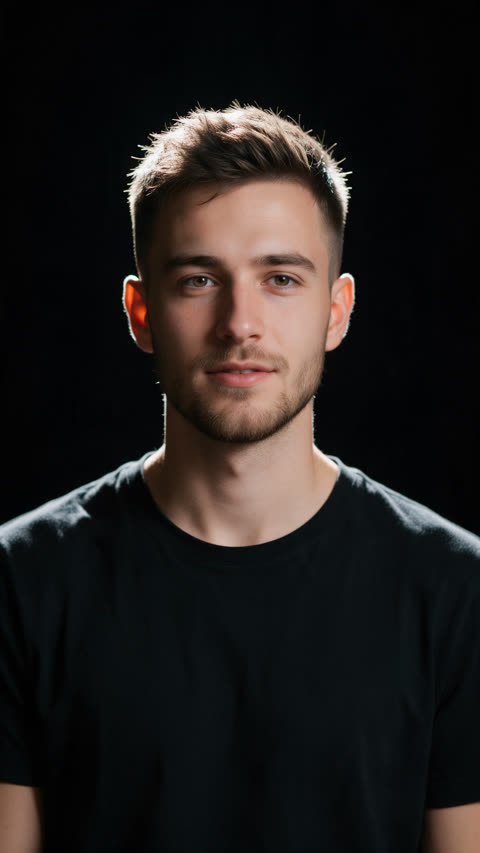
#> input picture gallery/step0_photo.jpg, 480 x 853 px
$ python image2lines.py ../gallery/step0_photo.jpg out.png
#> lines starting #> are read from the running program, lines starting #| are printed output that depends on the picture; after the words box and inside, x2 and y2 are one past the last pixel; in counts of white or black regions, pixels touching at a corner belong together
#!/usr/bin/env python3
"""Any photo (object, product, logo shot, building, hand, pet …) → flowing light lines + particles, no image model needed.

python3 scripts/image2lines.py <photo> <out_dir> [--mask auto|alpha|none] [--edges 0.6] [--dmin 3] [--dmax 10] [--dots 7000]

Portraits get the best result through the v1 path (image model → line art → flowlines.py). Objects and products do not
need it: their shape lives in edges and light. So this script builds its own "drawing" from the photo — edge strength
(where the form turns) mixed with luminance (where the light sits) — then traces it with the same evenly spaced
streamlines as flowlines.py: lines follow the edges and the shading, close together in light, sparse in shadow.
The subject is cut out first (PNG alpha, or the colour that differs from the border), so the background stays empty.
Output: meta.json, lines.bin, lines_idx.bin, dots.bin — the same format the studio and render.mjs read.
"""
import argparse, json, os
import numpy as np
from PIL import Image
from scipy.ndimage import gaussian_filter, maximum_filter, binary_fill_holes, binary_opening, binary_closing, label
from skimage.measure import approximate_polygon

a = argparse.ArgumentParser()
a.add_argument("image"); a.add_argument("out")
a.add_argument("--mask", default="auto", choices=["auto", "alpha", "none"], help="how to find the subject")
a.add_argument("--edges", type=float, default=0.6, help="0 = lines from light only, 1 = lines from edges only")
a.add_argument("--dmin", type=float, default=3.0, help="line spacing in the brightest areas (px of a 1536-wide image)")
a.add_argument("--dmax", type=float, default=10.0, help="line spacing in the darkest areas that still get lines")
a.add_argument("--black", type=float, default=0.04, help="ink under this gets no lines")
a.add_argument("--dots", type=int, default=7000)
a.add_argument("--max-side", type=int, default=1536, help="work size (the long side)")
a.add_argument("--seed", type=int, default=7)
args = a.parse_args()
os.makedirs(args.out, exist_ok=True)
rng = np.random.default_rng(args.seed)

im = Image.open(args.image)
#> im is the input picture: PIL image 480x853 RGB; mean R, G, B 33.6, 29.7, 28.3
k = args.max_side / max(im.size)
#> k = 1.8
if k < 1: im = im.resize((round(im.width * k), round(im.height * k)), Image.LANCZOS)
rgba = np.asarray(im.convert("RGBA"), np.float32) / 255.0
rgb, alpha = rgba[..., :3], rgba[..., 3]
#> alpha: shape (853, 480) float32; every value is 1
H, W = alpha.shape
#> H = 853; W = 480
S = max(W, H) / 1536.0
#> S = 0.555
lum = rgb @ np.array([0.2126, 0.7152, 0.0722], np.float32)
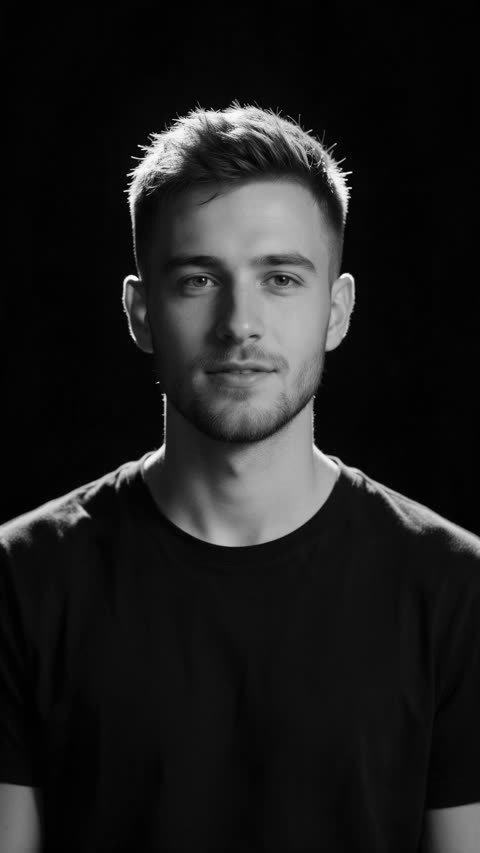
#> lum: shape (853, 480) float32; min 0, max 1, mean 0.119

# ---- subject mask
if args.mask == "alpha" or (args.mask == "auto" and alpha.min() < 0.9):
    M = alpha > 0.5
elif args.mask == "auto":   # the background is whatever colour the border has; the subject is what differs from it
    b = np.concatenate([rgb[:4].reshape(-1, 3), rgb[-4:].reshape(-1, 3), rgb[:, :4].reshape(-1, 3), rgb[:, -4:].reshape(-1, 3)])
    bg = np.median(b, 0); spread = np.percentile(np.linalg.norm(b - bg, axis=1), 95)
#> after `bg = np.median(b, 0)`: bg = [0.0118, 0.0157, 0.0196]
#> after `spread = np.percentile(np.linalg.norm(b - bg, axis=1), 95)`: spread = 0.687
    d = gaussian_filter(np.linalg.norm(rgb - bg, axis=2), 2 * S)
    M = d > max(0.08, spread * 1.5)
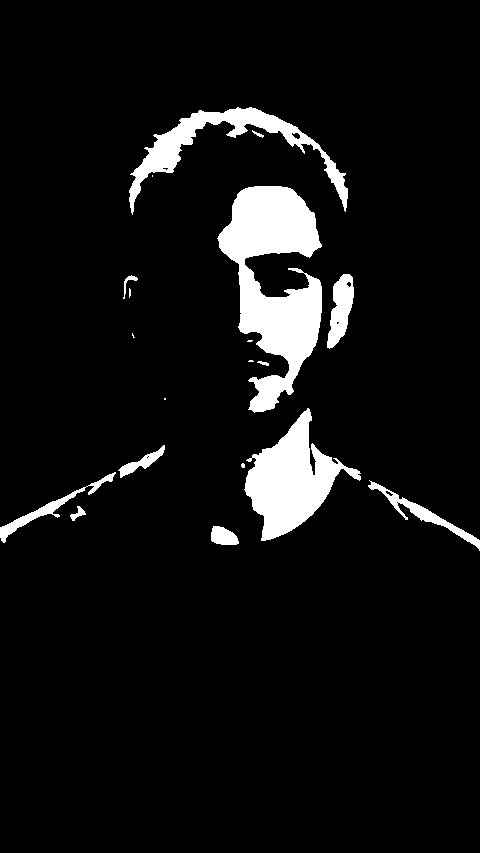
#> M: shape (853, 480) bool; 6.9% white; 19 white regions (7 under 20 px), largest, box (x1, y1, x2, y2) and area: (217, 186, 322, 413) 12300, (244, 408, 361, 541) 6869, (129, 107, 348, 215) 4547
    M = binary_closing(binary_opening(M, iterations=2), iterations=4)
#> M: shape (853, 480) bool; 6.7% white; 11 white regions, largest, box (x1, y1, x2, y2) and area: (217, 186, 322, 413) 12278, (244, 409, 361, 541) 6919, (129, 107, 348, 206) 4486
    lab, n = label(M)
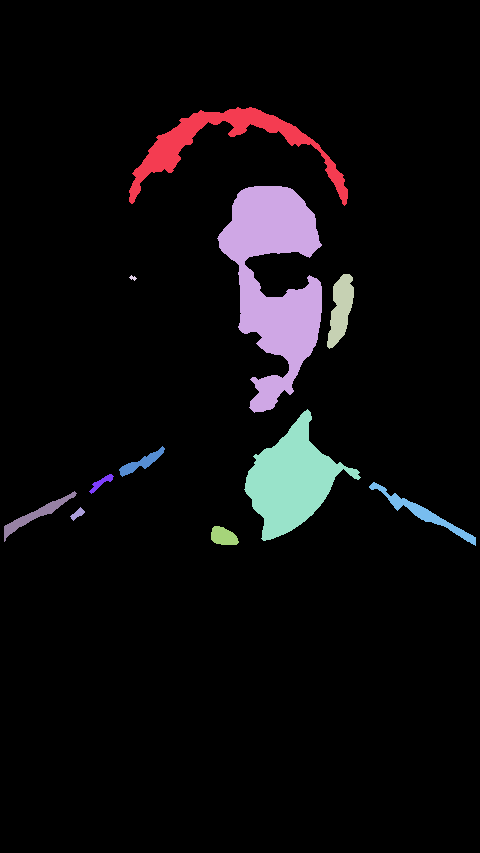
#> lab: shape (853, 480) int32; 12 distinct labels, from 0 to 11; one colour per label, 0 black
#> n = 11
    if n > 1:   # keep the big parts only (drop specks of noise)
        sizes = np.bincount(lab.ravel()); sizes[0] = 0; M = np.isin(lab, np.where(sizes > sizes.max() * 0.04)[0])
#> after `sizes = np.bincount(lab.ravel())`: sizes = [381846, 4486, 12278, 1201, 24, 6919, 419, 153, 966, 661, 91, 396]
#> after `M = np.isin(lab, np.where(sizes > sizes.max() * 0.04)[0])`: M: shape (853, 480) bool; 6.5% white; 6 white regions, box (x1, y1, x2, y2) and area: (217, 186, 322, 413) 12278, (244, 409, 361, 541) 6919, (129, 107, 348, 206) 4486, (327, 274, 354, 349) 1201, (369, 482, 476, 546) 966, (4, 491, 77, 542) 661
    M = binary_fill_holes(M)
else:
    M = np.ones_like(alpha, bool)
Mf = gaussian_filter(M.astype(np.float32), 1.5 * S)

# ---- the "drawing": edges where the form turns + luminance where the light sits
gx = gaussian_filter(lum, 1.2 * S, order=(0, 1)); gy = gaussian_filter(lum, 1.2 * S, order=(1, 0))
E = np.hypot(gx, gy); E = np.clip(E / (np.percentile(E[M], 97) + 1e-6), 0, 1) ** 0.8
Lm = np.clip(lum / (np.percentile(lum[M], 99) + 1e-6), 0, 1) ** 1.1
ink = (args.edges * E + (1 - args.edges) * Lm) * Mf
# the outline of the subject is always drawn: a thin bright rim along the mask edge
rim = np.clip(gaussian_filter(M.astype(np.float32), 1.0 * S) * (1 - gaussian_filter(M.astype(np.float32), 3.0 * S)) * 4, 0, 1)
g = np.clip(np.maximum(ink, rim * 0.75), 0, 1)

# stroke direction: lines run along edges (perpendicular to the luminance gradient), smoothed by the structure tensor
r = 8.0 * S
#> r = 4.44
Jxx, Jyy, Jxy = gaussian_filter(gx * gx, r), gaussian_filter(gy * gy, r), gaussian_filter(gx * gy, r)
th = 0.5 * np.arctan2(2 * Jxy, Jxx - Jyy) + np.pi / 2
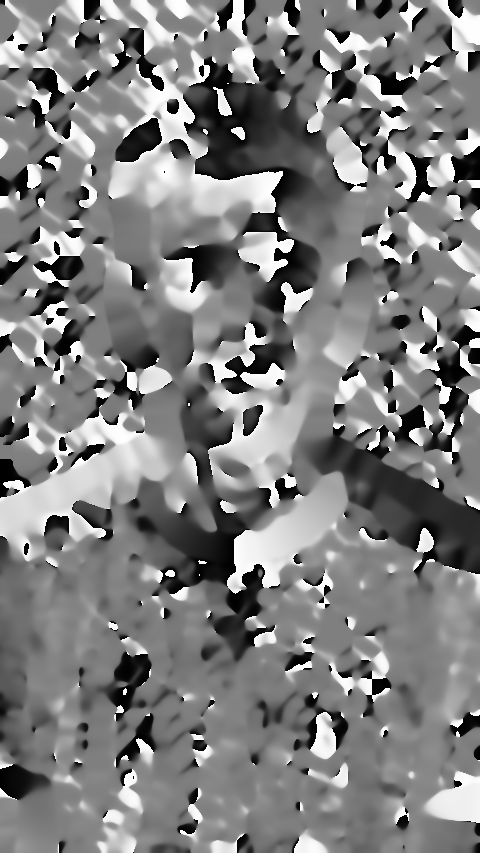
#> th: shape (853, 480) float32; min 2.26e-06, max 3.14, mean 1.57; drawn with min black and max white
VX, VY = np.cos(th).astype(np.float32), np.sin(th).astype(np.float32)
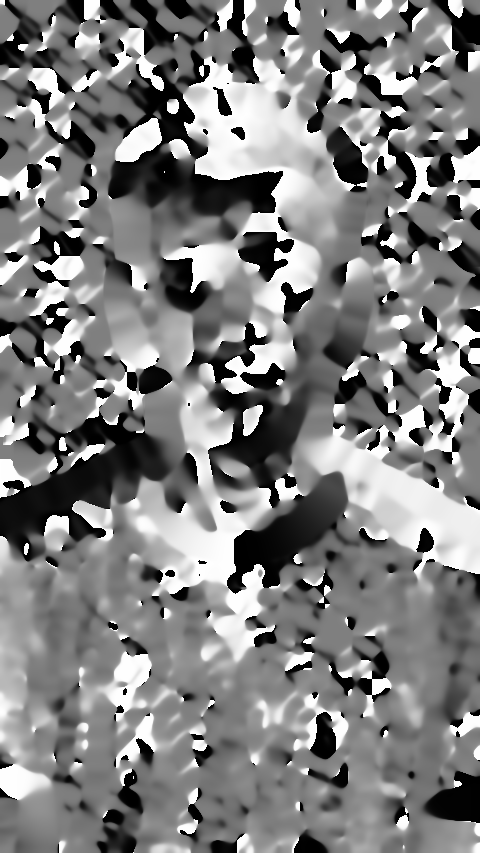
#> VX: shape (853, 480) float32; min -1, max 1, mean 0.00144; drawn with min black and max white
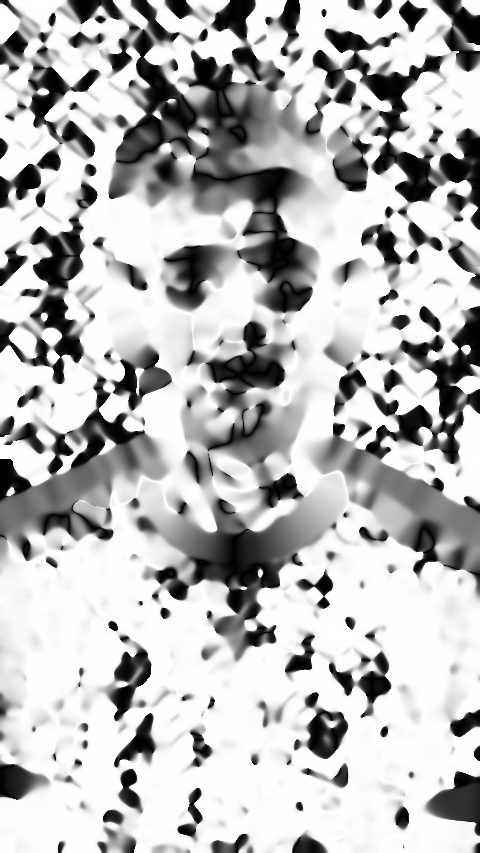
#> VY: shape (853, 480) float32; min -8.74e-08, max 1, mean 0.726; drawn with min black and max white
B = gaussian_filter(g, 2.5 * S); B = np.clip(B / (np.percentile(B[M], 99.5) + 1e-6), 0, 1) * (Mf > 0.5)
Bi = gaussian_filter(g, 1.4 * S); Bi = np.power(np.clip(Bi / (np.percentile(Bi[M], 98.5) + 1e-6), 0, 1), 0.85)

cell = 1.0 * S
#> cell = 0.555
occ = np.zeros((int(H / cell) + 2, int(W / cell) + 2), bool)
def spacing(y, x): return (args.dmin + (args.dmax - args.dmin) * (1 - B[int(y), int(x)]) ** 1.5) * S
def free(y, x, d):
    kk = max(1, int(d / cell / 2)); cy, cx = int(y / cell), int(x / cell)
    return not occ[max(0, cy - kk):cy + kk + 1, max(0, cx - kk):cx + kk + 1].any()
def trace(y, x, sgn):
    out, px, py = [], None, None
    for _ in range(int(2400 * S)):
        i, j = int(y + 0.5), int(x + 0.5)
        dx, dy = VX[i, j], VY[i, j]
        if px is not None and dx * px + dy * py < 0: dx, dy = -dx, -dy
        if px is not None and dx * px + dy * py < 0.6: break
        px, py = dx, dy
        x += sgn * dx * S; y += sgn * dy * S
        if not (1 <= x < W - 2 and 1 <= y < H - 2) or B[int(y), int(x)] < args.black: break
        if not free(y, x, spacing(y, x)): break
        out.append((y, x))
    return out

cand = np.argwhere(B > args.black)
#> cand = 26510 pairs, first value 107 to 544, second value 4 to 475
cand = cand[rng.permutation(len(cand))][: int(len(cand) / (2 * S * S))]
cand = cand[np.argsort(-B[cand[:, 0], cand[:, 1]] + rng.random(len(cand)) * 0.25, kind="stable")]
polys = []
for (y0, x0) in cand:
    y0, x0 = float(y0), float(x0)
    if not free(y0, x0, spacing(y0, x0)): continue
    p = trace(y0, x0, -1)[::-1] + [(y0, x0)] + trace(y0, x0, 1)
    if len(p) < 8 * S: continue
    for (y, x) in p: occ[int(y / cell), int(x / cell)] = True
    polys.append(np.array(p, np.float32))
#> this loop made 26510 passes
#> (y0, x0) on passes 5 to 7: (166, 165), (120, 248), (154, 152)
#> occ: shape (1538, 866) bool; 1.3% white in thin lines or dots, all inside (x1, y1, x2, y2) = (7, 194, 857, 980)
if not polys: raise SystemExit("no lines found — try --mask none or a lower --black")

V, I, Wd, idx = [], [], [], [0]
for p in polys:
    q = approximate_polygon(p, 0.35 * S)
    ys, xs = np.clip(q[:, 0].astype(int), 0, H - 1), np.clip(q[:, 1].astype(int), 0, W - 1)
    V.append(np.stack([q[:, 1], q[:, 0]], 1)); I.append(np.clip(Bi[ys, xs], 0.08, 1)); Wd.append(0.7 + 1.3 * B[ys, xs])
    idx.append(idx[-1] + len(q))
V = np.concatenate(V); I = np.concatenate(I); Wd = np.concatenate(Wd)
with open(os.path.join(args.out, "lines.bin"), "wb") as f:
    f.write(np.round(V * 4).astype(np.uint16).tobytes()); f.write((I * 255).astype(np.uint8).tobytes()); f.write(np.clip(Wd * 16, 0, 255).astype(np.uint8).tobytes())
np.array(idx, np.uint32).tofile(os.path.join(args.out, "lines_idx.bin"))

gmax = maximum_filter(g, 3)
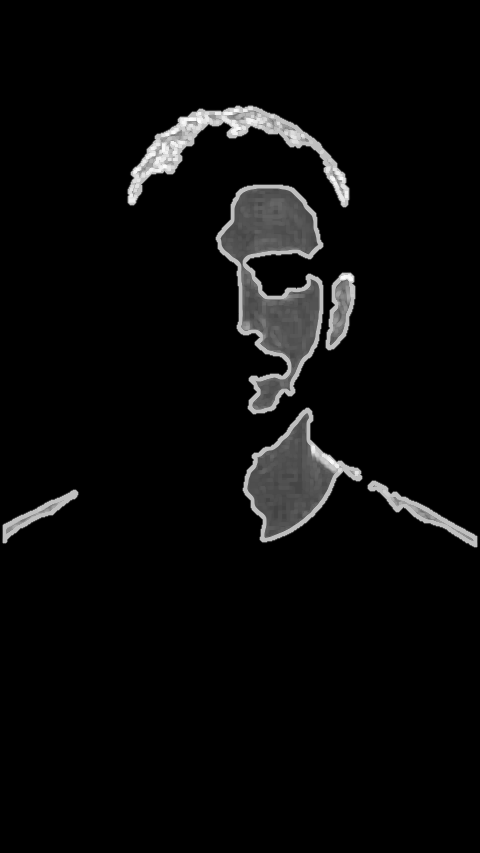
#> gmax: shape (853, 480) float32; min 0, max 0.995, mean 0.0408
w = (np.power(gmax, 3) * (B > args.black)).ravel().astype(np.float64)
pick = rng.choice(w.size, size=args.dots, p=w / w.sum()); dy, dx = np.divmod(pick, W)
D = np.stack([dx + rng.random(len(dx)), dy + rng.random(len(dx)), gmax[dy, dx] * (0.5 + 0.5 * rng.random(len(dx))), 0.5 + rng.random(len(dx)) ** 4 * 1.2], 1)
with open(os.path.join(args.out, "dots.bin"), "wb") as f:
    f.write(np.round(D[:, :2] * 4).astype(np.uint16).tobytes()); f.write((np.clip(D[:, 2], 0, 1) * 255).astype(np.uint8).tobytes()); f.write(np.clip(D[:, 3] * 16, 0, 255).astype(np.uint8).tobytes())
ys, xs = np.nonzero(M)
meta = dict(source=os.path.basename(args.image), width=W, height=H, polylines=len(idx) - 1, vertices=int(len(V)), dots=int(len(D)), method="image",
            subject=[int(xs.min()), int(ys.min()), int(xs.max()), int(ys.max())] if len(xs) else None)
json.dump(meta, open(os.path.join(args.out, "meta.json"), "w"), indent=1)
print(json.dumps(meta))
#| {"source": "step0_photo.jpg", "width": 480, "height": 853, "polylines": 584, "vertices": 2379, "dots": 7000, "method": "image", "subject": [4, 107, 475, 545]}
